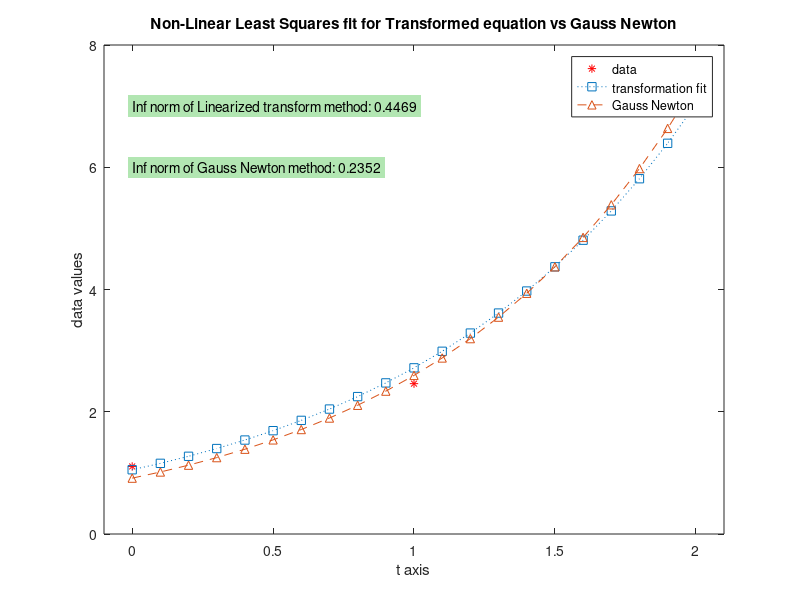

Source code (MATLAB):
% Question 4
clear all
close all

t = [0;1;2];
tt = [0:0.1:2];
z = exp([0.1;0.9;2]);

b = log(z);
A = [ones(3,1),t];
u = A \ b;
uu = [exp(u(1));u(2)];

b = z;
g = @(x,t)(x(1)*exp(x(2)*t));
J = @(x,t)([exp(x(2)*t), x(1)*t.*exp(x(2)*t)]);

x = uu; % Initial Guess from previous computations
x = [9;1];
iter = 0;

while true
    p = (J(x,t)'*J(x,t))\(J(x,t)'*(b - g(x,t)));
    x = x + p;
    iter = iter + 1;
    if norm(p) < 0.0001
       break
    end   
end

r1 = norm(g(uu,t) - b);
r2 = norm(g(x,t) - b);

fprintf(['linear inf norm is %1.6f \n'...
        'Gauss Norm is %1.6f \n'],r1,r2)

plot(t,z,'r*',tt,g(uu,tt),'s:',tt,g(x,tt),'--^')
xlim([-0.1,2.1])
legend('data','transformation fit','Gauss Newton','Location','Best')
title('Non-Linear Least Squares fit for Transformed equation vs Gauss Newton')
xlabel('t axis')
ylabel('data values')
text(0,7,sprintf('Inf norm of Linearized transform method: %1.4f',r1'),...
    'BackgroundColor',[.7 .9 .7])
text(0,6,sprintf('Inf norm of Gauss Newton method: %1.4f',r2'),...
    'BackgroundColor',[.7 .9 .7])

%figure(2)
%plot(t,g(uu,t) - b,t,g(x,t) - b)

sum(g(uu,t) - b)
sum(g(x,t) - b)